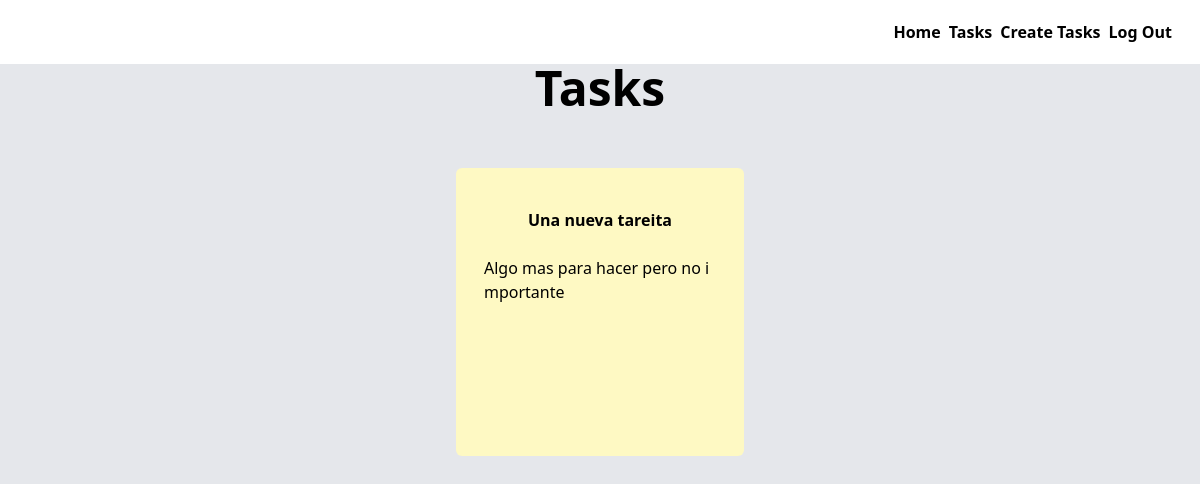
Before: /tasks/ (signed in) with the older database file.
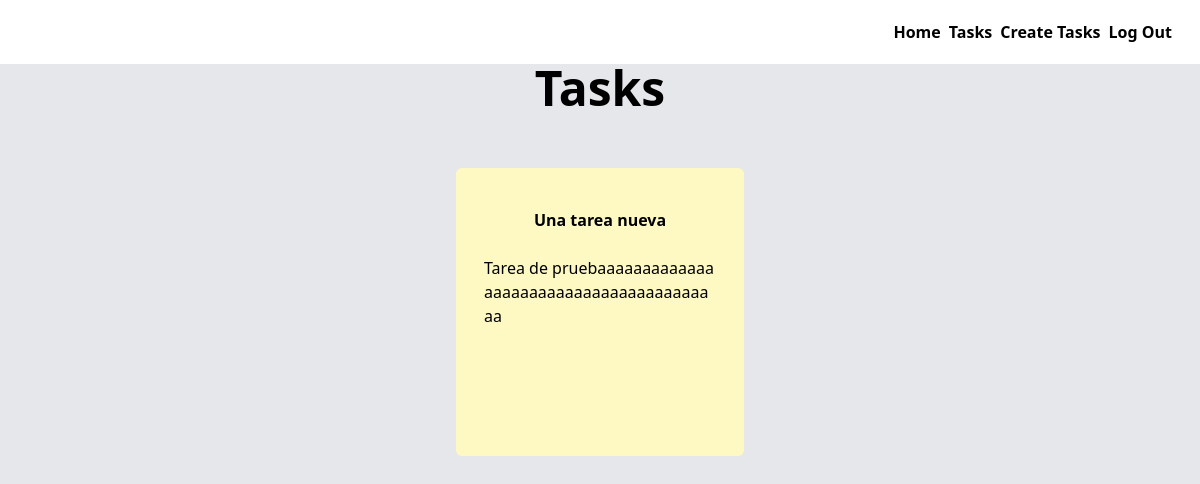
After: the same page with the newer database file.
### tasks/models.py (models this page shows)
class Tasks(models.Model):
    title = models.CharField(max_length=100)
    description = models.TextField()
    created = timezone.now
    completed = models.BooleanField(default=False)
    important = models.BooleanField(default=False)
    user = models.ForeignKey(User, on_delete=models.CASCADE, default='undefined')

### tasks/views.py (the view)
# urls.py: path('tasks/', views.render_tasks, name='tasks'),
@login_required
def render_tasks(request):
    tasks = Tasks.objects.filter(user=request.user)
    return render(request, 'tasks.html', {
        "tasks": tasks
    })

### tasks/templates/tasks.html (shortened to what this page needs)
{% extends 'layout.html' %}
{% block body %}
    <h1 class="text-5xl text-center font-bold">Tasks</h1>
    <ul class="flex flex-row justify-center p-4 gap-5">
        {% for task in tasks %}
            <a href="{% url 'modify_task' task.id %}">
                <li class="block h-72 bg-yellow-100 py-10 px-7 my-10 rounded-md w-72">
                    {% if task.important %}
                        <h3 class="text-center font-bold text-red-400">{{task.title}}</h2>
                        {% else %}
                        <h3 class="text-center font-bold">{{task.title}}</h2>
                    {% endif %}
                    <p class="pt-6 self-start break-all">{{task.description}}</p>
                </li>
            </a>
        {% endfor %}
    </ul>
{% endblock %}

Changed rows visible on the page:
removed Tasks: title "Una nueva tareita", description "Algo mas para hacer pero no importante"
added Tasks: title "Una tarea nueva", description "Tarea de pruebaaaaaaaaaaaaaaaaaaaaaaaaaaaaaaaaaaaaaaaa"
